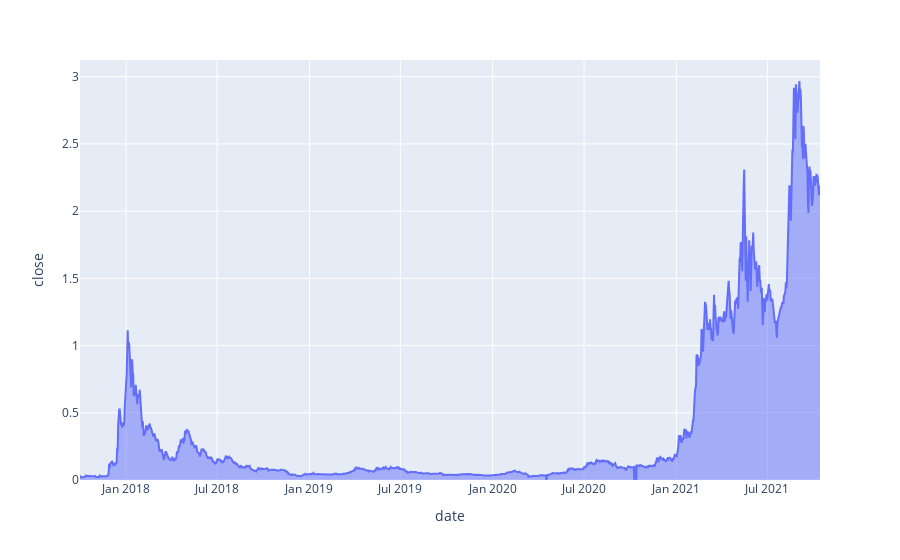

Notebook cell for this chart:
### Markdown cell above
Obbservamos que hay períodos donde las medias móviles se cruzan, lo que podría interpretarse como señales potenciales de compra o venta por parte de los traders. Además, el precio experimentó un aumento significativo alrededor de enero de 2021, seguido de una corrección y otra subida, lo que indica un mercado volátil con ciertos picos de interés o actividad.

### Code cell
import plotly.express as px

fig = px.area(cardano_sql, x='date', y='close', facet_col_wrap=2)
fig.show()

### Figure 1 — Plotly figure (JSON) as saved in the notebook; plotly's stock layout.template omitted (floating-point values rounded to 4 significant figures; data arrays with more than 128 entries replaced by an {"elided": "..."} marker saying what was removed)
{"data": [{"fillpattern": {"shape": ""}, "hovertemplate": "date=%{x}<br>close=%{y}<extra></extra>", "legendgroup": "", "line": {"color": "#636efa"}, "marker": {"symbol": "circle"}, "mode": "lines", "name": "", "orientation": "v", "showlegend": false, "stackgroup": "1", "type": "scatter", "x": {"elided": "1475 str values"}, "xaxis": "x", "y": {"elided": "1475 float values"}, "yaxis": "y"}], "layout": {"legend": {"tracegroupgap": 0}, "margin": {"t": 60}, "xaxis": {"anchor": "y", "domain": [0, 1], "title": {"text": "date"}}, "yaxis": {"anchor": "x", "domain": [0, 1], "title": {"text": "close"}}}}
